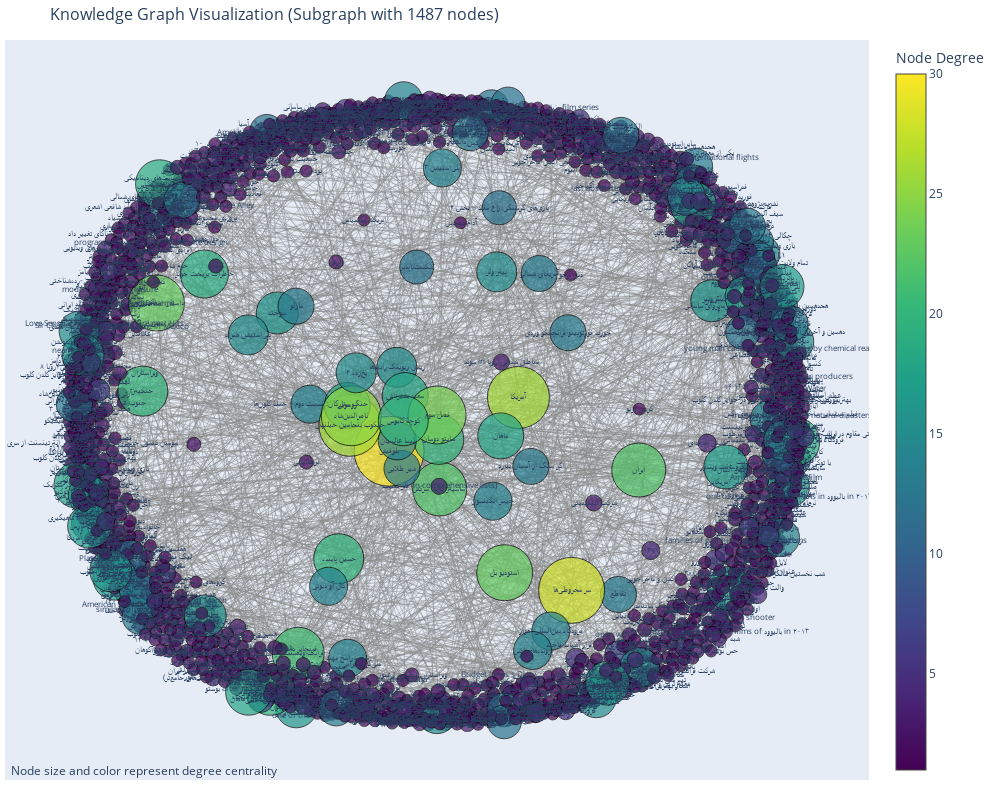

The code cell stored with this chart in its notebook:
### Code cell
# visualize the largest connected component, This time with sampling the highest-degree nodes and their neighbours
largest_cc = max(nx.connected_components(G), key=len)
subgraph = G.subgraph(largest_cc).copy()

print(f"Visualizing largest connected component with {subgraph.number_of_nodes()} nodes and {subgraph.number_of_edges()} edges")


# Take nodes with highest degrees plus their neighbors (100 highest degree nodes)
high_degree_nodes = sorted(subgraph.degree(), key=lambda x: x[1], reverse=True)[:100]
nodes_to_include = set(node for node, degree in high_degree_nodes)

# Add neighbors of high-degree nodes
for node, _ in high_degree_nodes:
    nodes_to_include.update(subgraph.neighbors(node))

subgraph = subgraph.subgraph(list(nodes_to_include)[:]).copy()
print(f"Sampled subgraph with {subgraph.number_of_nodes()} nodes and {subgraph.number_of_edges()} edges")

# Create layout
pos = nx.spring_layout(subgraph, k=1, iterations=50)

# Prepare edge traces
edge_x = []
edge_y = []
edge_info = []

for edge in subgraph.edges(data=True):
    x0, y0 = pos[edge[0]]
    x1, y1 = pos[edge[1]]
    edge_x.extend([x0, x1, None])
    edge_y.extend([y0, y1, None])
    
    edge_type = edge[2].get('type', 'unknown')
    if edge_type == 'synonymy':
        score = edge[2].get('score', 'N/A')
        edge_info.append(f"Synonymy (score: {score})")
    else:
        label = edge[2].get('label', 'relation')
        edge_info.append(f"Relation: {label}")

# Create edge trace
edge_trace = go.Scatter(
    x=edge_x, y=edge_y,
    line=dict(width=0.5, color='#888'),
    hoverinfo='none',
    mode='lines'
)

# Prepare node traces
node_x = []
node_y = []
node_text = []
node_color = []
node_size = []

for node in subgraph.nodes():
    x, y = pos[node]
    node_x.append(x)
    node_y.append(y)
    
    # Get node information
    label = subgraph.nodes[node]['label']
    degree = subgraph.degree(node)
    
    node_text.append(f"{label}<br>Degree: {degree}")
    node_color.append(degree)  # Color by degree
    node_size.append(10 + degree * 2)  # Size by degree

# Create node trace
node_trace = go.Scatter(x=node_x, y=node_y,
    mode='markers+text',
    hoverinfo='text',
    text=[subgraph.nodes[node]['label'] for node in subgraph.nodes()],
    textposition="middle center",
    textfont=dict(size=8),
    hovertext=node_text,
    marker=dict(
        size=node_size,
        color=node_color,
        colorscale='Viridis',
        showscale=True,
        colorbar=dict(title="Node Degree"),
        line=dict(width=1, color='black')
        )
)

# Create the figure
fig = go.Figure(
    data=[edge_trace, node_trace],
    layout=go.Layout(
    title=f'Knowledge Graph Visualization (Subgraph with {subgraph.number_of_nodes()} nodes)',
    titlefont_size=16,
    showlegend=False,
    hovermode='closest',
    margin=dict(b=20,l=5,r=5,t=40),
    annotations=[ dict(
        text="Node size and color represent degree centrality",
        showarrow=False,
        xref="paper", yref="paper",
        x=0.005, y=-0.002,
        xanchor="left", yanchor="bottom",
        font=dict(size=12)
    )],
    xaxis=dict(showgrid=False, zeroline=False, showticklabels=False),
    yaxis=dict(showgrid=False, zeroline=False, showticklabels=False),
    width=1000,
    height=800)
)

fig.show()

### Figure 1 — Plotly figure (JSON) as saved in the notebook; plotly's stock layout.template omitted (floating-point values rounded to 4 significant figures; data arrays with more than 128 entries replaced by an {"elided": "..."} marker saying what was removed)
{"data": [{"hoverinfo": "none", "line": {"color": "#888", "width": 0.5}, "mode": "lines", "type": "scatter", "x": {"elided": "5181 float values"}, "y": {"elided": "5181 float values"}}, {"hoverinfo": "text", "hovertext": {"elided": "1487 str values"}, "marker": {"color": {"elided": "1487 int values"}, "colorbar": {"title": {"text": "Node Degree"}}, "colorscale": [[0, "#440154"], [0.1111, "#482878"], [0.2222, "#3e4989"], [0.3333, "#31688e"], [0.4444, "#26828e"], [0.5556, "#1f9e89"], [0.6667, "#35b779"], [0.7778, "#6ece58"], [0.8889, "#b5de2b"], [1, "#fde725"]], "line": {"color": "black", "width": 1}, "showscale": true, "size": {"elided": "1487 int values"}}, "mode": "markers+text", "text": {"elided": "1487 str values"}, "textfont": {"size": 8}, "textposition": "middle center", "type": "scatter", "x": {"elided": "1487 float values"}, "y": {"elided": "1487 float values"}}], "layout": {"annotations": [{"font": {"size": 12}, "showarrow": false, "text": "Node size and color represent degree centrality", "x": 0.005, "xanchor": "left", "xref": "paper", "y": -0.002, "yanchor": "bottom", "yref": "paper"}], "height": 800, "hovermode": "closest", "margin": {"b": 20, "l": 5, "r": 5, "t": 40}, "showlegend": false, "title": {"font": {"size": 16}, "text": "Knowledge Graph Visualization (Subgraph with 1487 nodes)"}, "width": 1000, "xaxis": {"showgrid": false, "showticklabels": false, "zeroline": false}, "yaxis": {"showgrid": false, "showticklabels": false, "zeroline": false}}}
